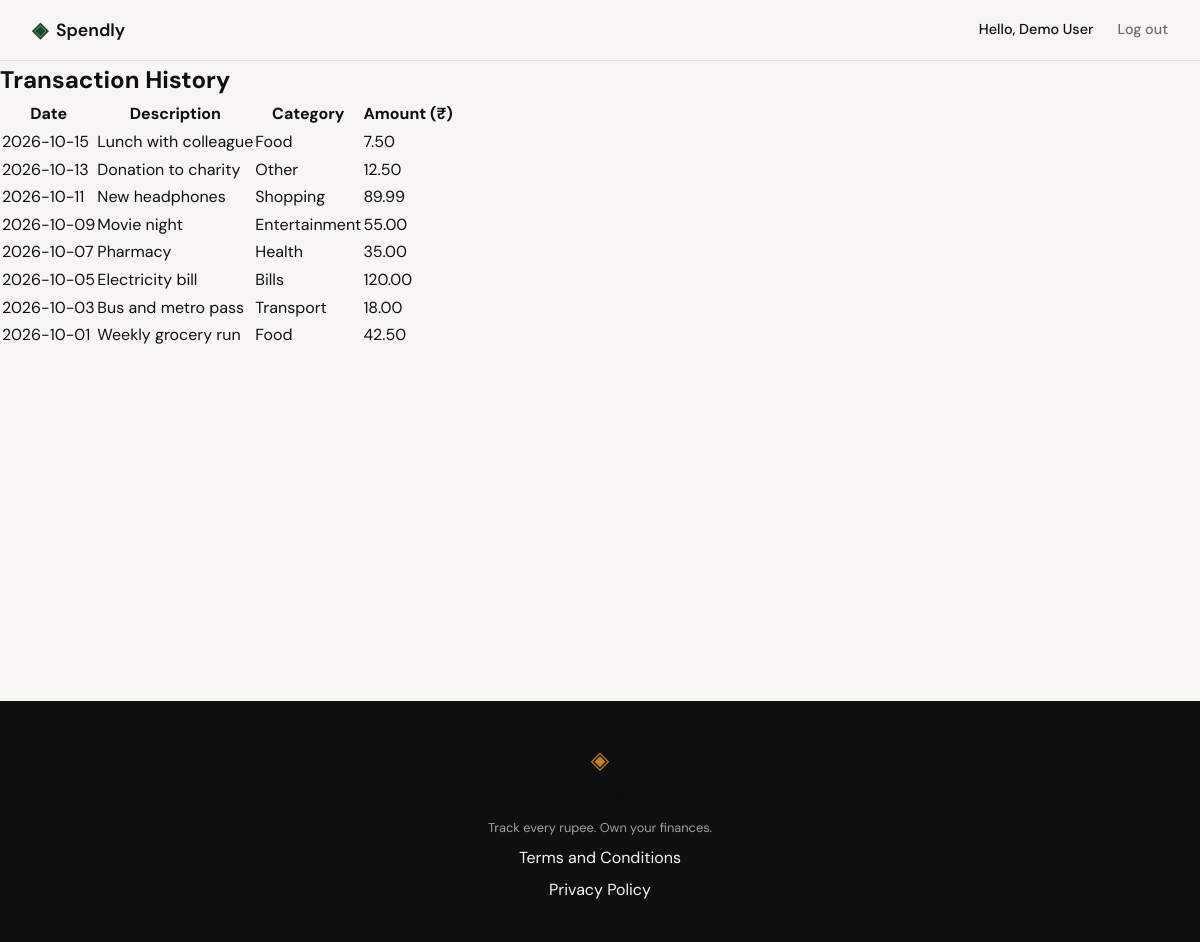
The page /profile/transactions (signed in) on the database as committed earlier.
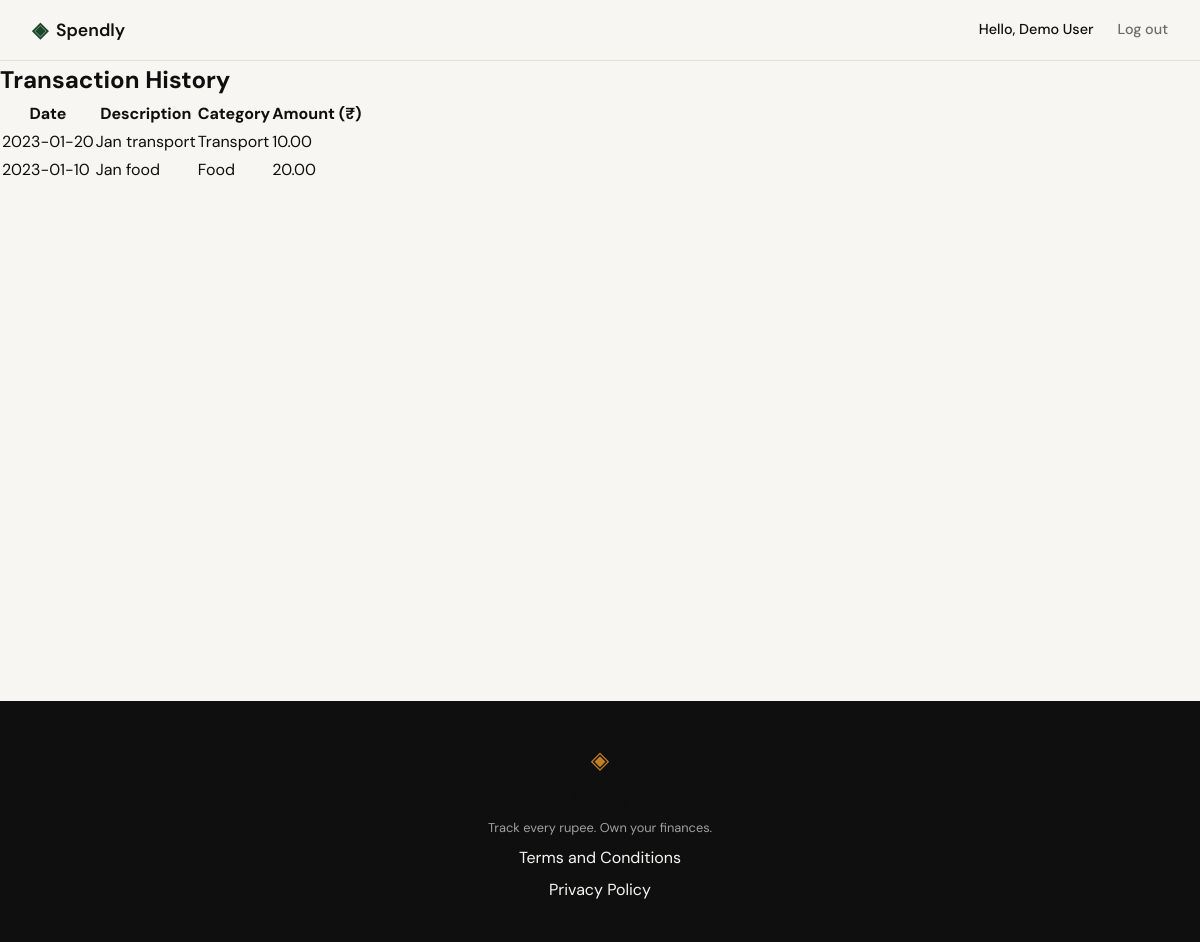
The same page on the database as committed later.
### tables this page shows
CREATE TABLE users (
            id INTEGER PRIMARY KEY AUTOINCREMENT,
            name TEXT NOT NULL,
            email TEXT UNIQUE NOT NULL,
            password_hash TEXT NOT NULL,
            created_at TEXT DEFAULT (datetime('now'))
        );

CREATE TABLE expenses (
            id INTEGER PRIMARY KEY AUTOINCREMENT,
            user_id INTEGER NOT NULL REFERENCES users(id),
            amount REAL NOT NULL,
            category TEXT NOT NULL,
            date TEXT NOT NULL,
            description TEXT,
            created_at TEXT DEFAULT (datetime('now'))
        );

### app.py (the view)
@app.route("/profile/transactions")
def profile_transactions():
    user_id = session.get("user_id")
    if not user_id:
        flash("Please log in to view your profile.", "warning")
        return redirect(url_for("login"))
    expenses = get_expenses_by_user(user_id)
    return render_template("profile_transactions.html", expenses=expenses)

### app.py (called while the page is built)
@app.context_processor
def inject_user():
    user_id = session.get("user_id")
    if user_id:
        db = get_db()
        user = db.execute("SELECT id, name, email, created_at FROM users WHERE id = ?", (user_id,)).fetchone()
        db.close()
        if user:
            return {"user": dict(user)}
    return {"user": None}

### database/db.py (called while the page is built)
def get_db():
    db = sqlite3.connect(DB_PATH)
    db.row_factory = sqlite3.Row
    db.execute("PRAGMA foreign_keys = ON")
    return db

def get_expenses_by_user(user_id, start_date=None, end_date=None):
    db = get_db()
    query = "SELECT id, amount, category, date, description FROM expenses WHERE user_id = ?"
    params = [user_id]
    if start_date and end_date:
        query += " AND date BETWEEN ? AND ?"
        params.extend([start_date, end_date])
    elif start_date:
        query += " AND date >= ?"
        params.append(start_date)
    elif end_date:
        query += " AND date <= ?"
        params.append(end_date)
    query += " ORDER BY date DESC"
    expenses = db.execute(query, tuple(params)).fetchall()
    db.close()
    return [dict(expense) for expense in expenses]

### templates/profile_transactions.html (shortened to what this page needs)
{% extends "base.html" %}
{% block content %}
<h2 class="my-4">Transaction History</h2>
{% if expenses %}
<table class="table table-striped">
  <thead>
    <tr>
      <th>Date</th>
      <th>Description</th>
      <th>Category</th>
      <th>Amount (₹)</th>
    </tr>
  </thead>
  <tbody>
    {% for expense in expenses %}
    <tr>
      <td>{{ expense.date }}</td>
      <td>{{ expense.description }}</td>
      <td>{{ expense.category }}</td>
      <td>{{ "%.2f"|format(expense.amount) }}</td>
    </tr>
    {% endfor %}
  </tbody>
</table>
{% else %}
<p>No transactions found.</p>
{% endif %}
{% endblock %}

### templates/base.html (shortened to what this page needs)
<!DOCTYPE html>
<html lang="en">
<head>
    <link rel="stylesheet" href="{{ url_for('static', filename='css/style.css') }}">
</head>
<body>
    <nav class="navbar">
        <div class="nav-inner">
            <a href="{{ url_for('landing') }}" class="nav-brand">
                <span class="brand-icon">◈</span>
                <span class="brand-name">Spendly</span>
            </a>
            <div class="nav-links">
                {% if session.get('user_id') and user %}
                    <span class="nav-user">Hello, {{ user.name }}</span>
                    <a href="{{ url_for('logout') }}">Log out</a>
                {% else %}
                    <a href="{{ url_for('login') }}">Sign in</a>
                    <a href="{{ url_for('register') }}" class="nav-cta">Get started</a>
                {% endif %}
            </div>
        </div>
    </nav>
    <main class="main-content">
        {% block content %}{% endblock %}
    </main>
    <footer class="footer">
        <div class="footer-inner">
            <span class="brand-icon">◈</span>
            <span class="brand-name">Spendly</span>
            <p class="footer-copy">Track every rupee. Own your finances.</p>
            <a href="{{ url_for('terms') }}">Terms and Conditions</a>
            <a href="{{ url_for('privacy') }}">Privacy Policy</a>
        </div>
    </footer>
</body>
</html>

### static/css/style.css (style rules this page uses)
:root { --ink: #0f0f0f; --ink-soft: #2d2d2d; --ink-muted: #6b6b6b; --ink-faint: #a0a0a0; --paper: #f7f6f3; --paper-warm: #f0ede6; --paper-card: #ffffff; --accent: #1a472a; --accent-light: #e8f0eb; --accent-2: #c17f24; --accent-2-light: #fdf3e3; --accent-3: #9b59b6; --accent-4: #e74c3c; --accent-5: #2980b9; --danger: #c0392b; --danger-light: #fdecea; --border: #e4e1da; --border-soft: #eeebe4; --font-display: 'DM Serif Display', Georgia, serif; --font-body: 'DM Sans', system-ui, sans-serif; --max-width: 1200px; --auth-width: 440px; --radius-sm: 6px; --radius-md: 12px; --radius-lg: 20px; }
*, *::before, *::after { box-sizing: border-box; margin: 0; padding: 0; }
html { font-size: 16px; scroll-behavior: smooth; }
body { background: var(--paper); color: var(--ink); font-family: var(--font-body); font-size: 1rem; line-height: 1.6; -webkit-font-smoothing: antialiased; }
a { color: inherit; text-decoration: none; }
.navbar { position: sticky; top: 0; z-index: 100; background: var(--paper); border-bottom: 1px solid var(--border); padding: 0 2rem; }
.nav-inner { max-width: var(--max-width); margin: 0 auto; height: 60px; display: flex; align-items: center; justify-content: space-between; }
.nav-brand { display: flex; align-items: center; gap: 0.5rem; font-family: var(--font-body); font-weight: 600; font-size: 1.1rem; color: var(--ink); }
.brand-icon { color: var(--accent); font-size: 1.3rem; }
.brand-name { color: var(--ink); }
.nav-links { display: flex; align-items: center; gap: 1.5rem; font-size: 0.9rem; font-weight: 500; }
.nav-links a { color: var(--ink-muted); transition: color 0.2s; }
.main-content { min-height: calc(100vh - 60px - 100px); }
.footer { background: var(--ink); color: var(--paper); padding: 2.5rem 2rem; text-align: center; }
.footer-inner { display: flex; flex-direction: column; align-items: center; gap: 0.4rem; }
.footer .brand-icon { color: var(--accent-2); font-size: 1.5rem; }
.footer-copy { font-size: 0.8rem; color: var(--ink-faint); }

Rows that differ between the two databases and show on the page:
removed expenses: date "2026-10-15", description "Lunch with colleague", category "Food", amount "7.50"
removed expenses: date "2026-10-13", description "Donation to charity", category "Other", amount "12.50"
removed expenses: date "2026-10-11", description "New headphones", category "Shopping", amount "89.99"
removed expenses: date "2026-10-09", description "Movie night", category "Entertainment", amount "55.00"
removed expenses: date "2026-10-07", description "Pharmacy", category "Health", amount "35.00"
removed expenses: date "2026-10-05", description "Electricity bill", category "Bills", amount "120.00"
removed expenses: date "2026-10-03", description "Bus and metro pass", category "Transport", amount "18.00"
removed expenses: date "2026-10-01", description "Weekly grocery run", category "Food", amount "42.50"
added expenses: date "2023-01-20", description "Jan transport", category "Transport", amount "10.00"
added expenses: date "2023-01-10", description "Jan food", category "Food", amount "20.00"
